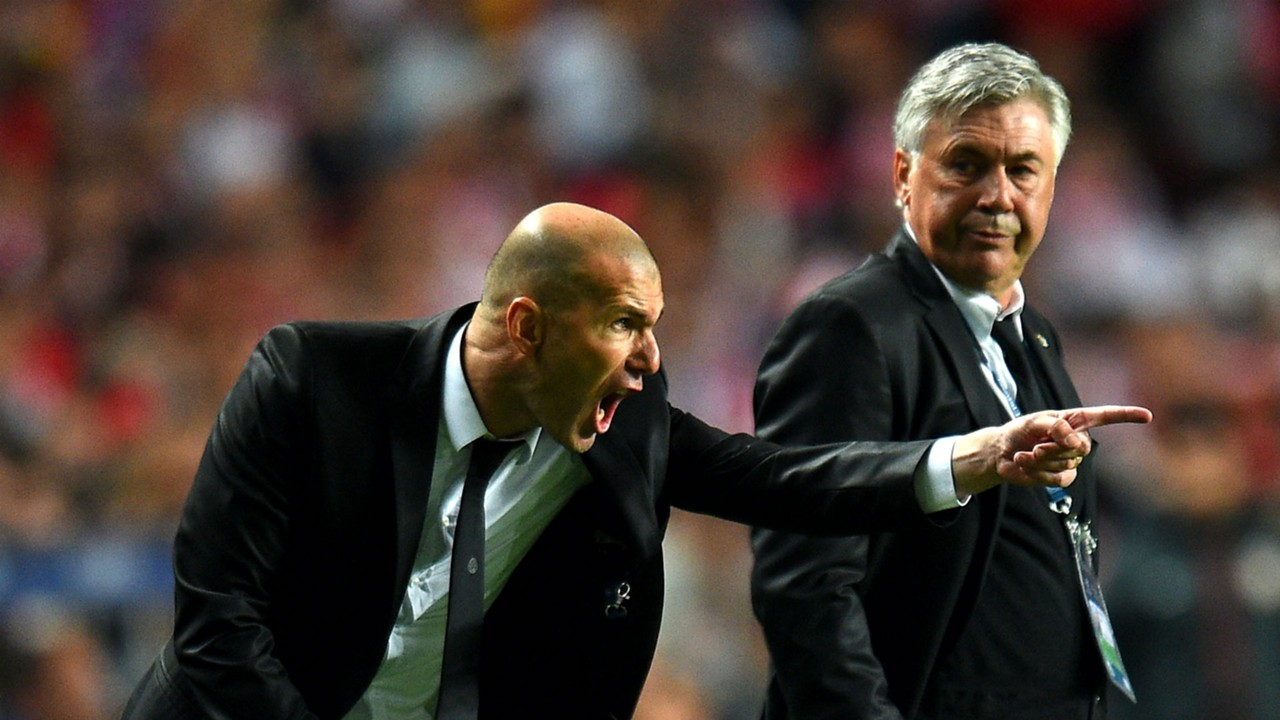
#> input picture opencv_some/yolo5v_test/zidane.jpg, 1280 x 720 px, given in place of the camera
$ python color_translate.py
#> lines starting #> are read from the running program, lines starting #| are printed output that depends on the picture; after the words box and inside, x2 and y2 are one past the last pixel; in counts of white or black regions, pixels touching at a corner belong together

# -*- coding: utf-8 -*
"""
Created on Fri Jan 10 20:25:00 2014
@author: duan&ian
"""
import cv2
import numpy as np

flags = [i for i in dir(cv2) if "COLOR_" in i]
# print(flags)

cap=cv2.VideoCapture(0)

# 获取绿色hsv
green=np.uint8([[[0,255,0]]])
hsv_green=cv2.cvtColor(green,cv2.COLOR_BGR2HSV)
print("hsv_green: ", hsv_green)

red=np.uint8([[[255,0,0]]])
hsv_red=cv2.cvtColor(red,cv2.COLOR_BGR2HSV)
print("hsv_red: ", hsv_red)

while(1):
    # 获取每一帧
    ret,frame=cap.read()
#> frame is the input picture: shape (720, 1280, 3); mean B, G, R 51.5, 58.3, 69.4

    # 转换到HSV
    hsv=cv2.cvtColor(frame,cv2.COLOR_BGR2HSV)
#> hsv: shape (720, 1280, 3); mean H, S, V 56.4, 95.2, 73.1

    # 设定蓝色的阈值
    lower_blue=np.array([100,50,50])
    upper_blue=np.array([130,255,255])

    lower_red=np.array([0,50,50])
    upper_red=np.array([60,255,255])

    # 根据阈值构建掩模
    mask=cv2.inRange(hsv,lower_blue,upper_blue)
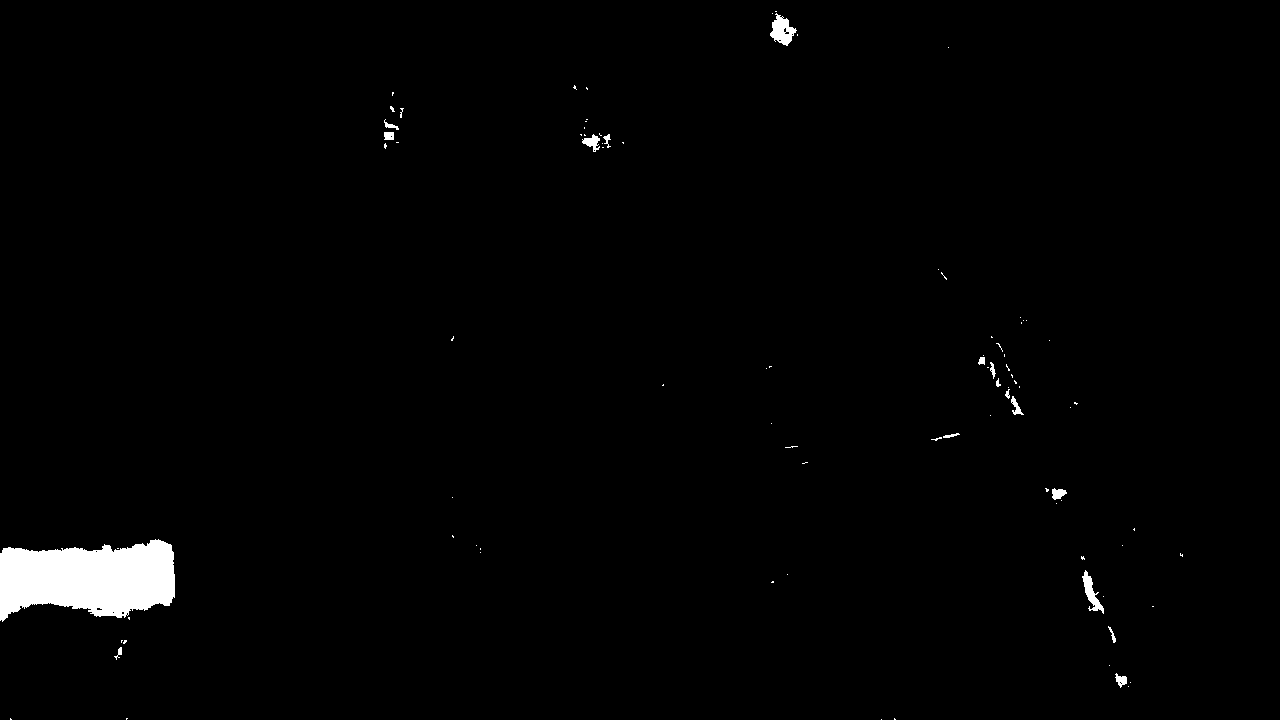
#> mask: shape (720, 1280); 1.4% white; 92 white regions (75 under 20 px), largest, box (x1, y1, x2, y2) and area: (0, 539, 175, 622) 10797, (770, 13, 797, 46) 480, (1082, 570, 1104, 614) 347
    mask2=cv2.inRange(hsv,lower_red,upper_red)
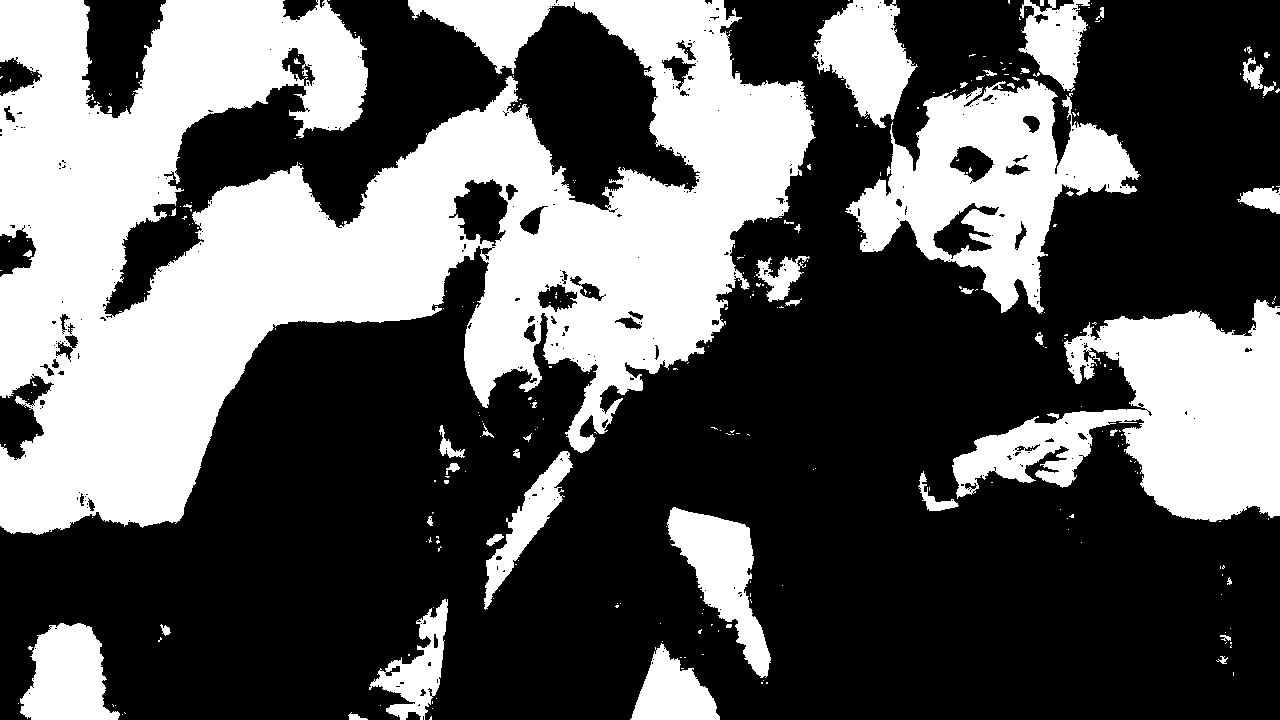
#> mask2: shape (720, 1280); 36.3% white; 331 white regions (280 under 20 px), largest, box (x1, y1, x2, y2) and area: (0, 0, 816, 535) 224817, (952, 299, 1280, 522) 37629, (845, 79, 1141, 314) 30052

    # 对原图像和掩模进行位运算
    res=cv2.bitwise_and(frame,frame,mask=mask)
    res2=cv2.bitwise_and(frame,frame,mask=mask2)
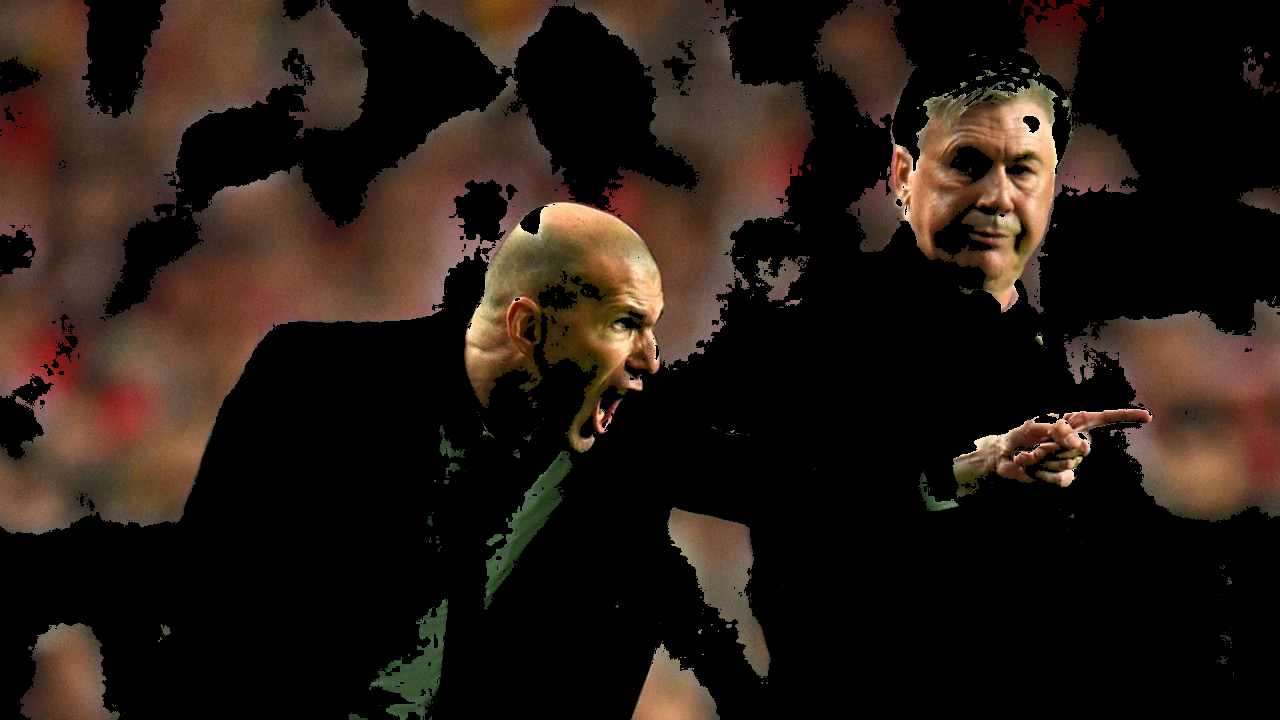
#> res2: shape (720, 1280, 3); mean B, G, R 20, 26.6, 37.7

    # 蓝红  居然意外可以拿到人像哈哈哈
    res=cv2.bitwise_or(res,res2)

    # 显示图像
    cv2.imshow('frame',frame)
    cv2.imshow('mask',mask)
    cv2.imshow('mask2',mask2)
    cv2.imshow('res',res)
    k=cv2.waitKey(5)&0xFF
#> (key Esc is pressed here)
    if k==27:
        break
# 关闭窗口
cv2.destroyAllWindows()
